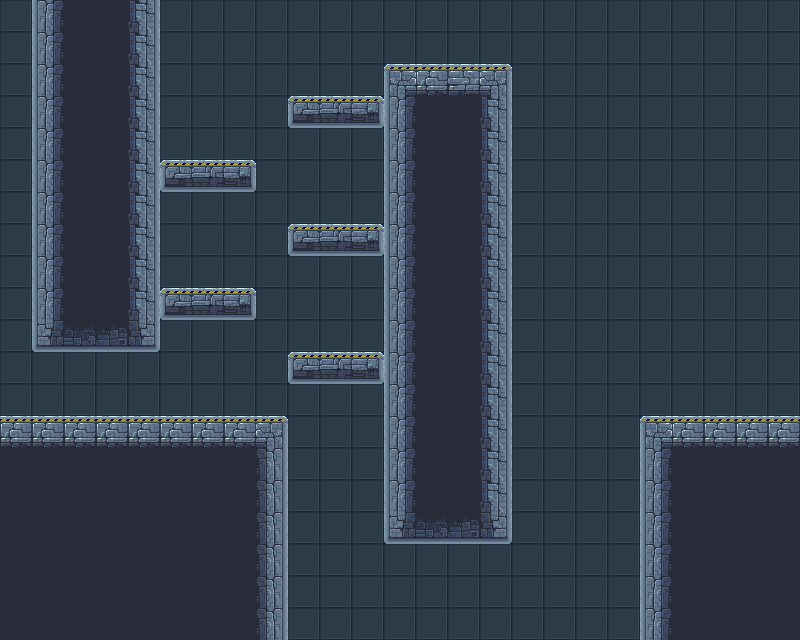

This game map was drawn from its Tiled (.tmx) file and the tilesets committed beside it. A one-line description and the full map source follow:
An orthogonal 25x20 tile map with 32x32 px tiles, 3 tile layers (Tile Layer 3, Tile Layer 2, Tile Layer 1).

<map version="1.10" tiledversion="1.11.0" orientation="orthogonal" renderorder="right-down" width="25" height="20" tilewidth="32" tileheight="32" infinite="0" nextlayerid="4" nextobjectid="1">
 <tileset firstgid="1" name="terrain" tilewidth="32" tileheight="32" tilecount="81" columns="9">
  <image source="Tilesets/level_tileset.png" width="300" height="300" />
 </tileset>
 <layer id="3" name="Tile Layer 3" width="25" height="20">
  <data encoding="csv">
36,36,11,11,36,36,36,36,36,36,36,36,36,36,36,36,36,36,36,36,36,36,36,36,36,
36,36,11,11,36,36,36,36,36,36,36,36,36,36,36,36,36,36,36,36,36,36,36,36,36,
36,36,11,11,36,36,36,36,36,36,36,36,36,11,11,36,36,36,36,36,36,36,36,36,36,
36,36,11,11,36,36,36,36,36,36,36,36,36,11,11,36,36,36,36,36,36,36,36,36,36,
36,36,11,11,36,36,36,36,36,36,36,36,36,11,11,36,36,36,36,36,36,36,36,36,36,
36,36,11,11,36,36,36,36,36,36,36,36,36,11,11,36,36,36,36,36,36,36,36,36,36,
36,36,11,11,36,36,36,36,36,36,36,36,36,11,11,36,36,36,36,36,36,36,36,36,36,
36,36,11,11,36,36,36,36,36,36,36,36,36,11,11,36,36,36,36,36,36,36,36,36,36,
36,36,11,11,36,36,36,36,36,36,36,36,36,11,11,36,36,36,36,36,36,36,36,36,36,
36,36,11,11,36,36,36,36,36,36,36,36,36,11,11,36,36,36,36,36,36,36,36,36,36,
36,36,36,36,36,36,36,36,36,36,36,36,36,11,11,36,36,36,36,36,36,36,36,36,36,
36,36,36,36,36,36,36,36,36,36,36,36,36,11,11,36,36,36,36,36,36,36,36,36,36,
36,36,36,36,36,36,36,36,36,36,36,36,36,11,11,36,36,36,36,36,36,36,36,36,36,
36,36,36,36,36,36,36,36,36,36,36,36,36,11,11,36,36,36,36,36,36,36,36,36,36,
11,11,11,11,11,11,11,11,11,36,36,36,36,11,11,36,36,36,36,36,11,11,11,11,11,
11,11,11,11,11,11,11,11,11,36,36,36,36,11,11,36,36,36,36,36,11,11,11,11,11,
11,11,11,11,11,11,11,11,11,36,36,36,36,36,36,36,36,36,36,36,11,11,11,11,11,
11,11,11,11,11,11,11,11,11,36,36,36,36,36,36,36,36,36,36,36,11,11,11,11,11,
11,11,11,11,11,11,11,11,11,36,36,36,36,36,36,36,36,36,36,36,11,11,11,11,11,
11,11,11,11,11,11,11,11,11,36,36,36,36,36,36,36,36,36,36,36,11,11,11,11,11
</data>
 </layer>
 <layer id="2" name="Tile Layer 2" width="25" height="20">
  <data encoding="csv">
0,0,0,0,0,0,0,0,0,0,0,0,0,0,0,0,0,0,0,0,0,0,0,0,0,
0,0,0,0,0,0,0,0,0,0,0,0,0,0,0,0,0,0,0,0,0,0,0,0,0,
0,0,0,0,0,0,0,0,0,0,0,0,0,0,0,0,0,0,0,0,0,0,0,0,0,
0,0,0,0,0,0,0,0,0,0,0,0,0,0,0,0,0,0,0,0,0,0,0,0,0,
0,0,0,0,0,0,0,0,0,0,0,0,0,0,0,0,0,0,0,0,0,0,0,0,0,
0,0,0,0,0,0,0,0,0,0,0,0,0,0,0,0,0,0,0,0,0,0,0,0,0,
0,0,0,0,0,0,0,0,0,0,0,0,0,0,0,0,0,0,0,0,0,0,0,0,0,
0,0,0,0,0,0,0,0,0,0,0,0,0,0,0,0,0,0,0,0,0,0,0,0,0,
0,0,0,0,0,0,0,0,0,0,0,0,0,0,0,0,0,0,0,0,0,0,0,0,0,
0,0,0,0,0,0,0,0,0,0,0,0,0,0,0,0,0,0,0,0,0,0,0,0,0,
0,0,0,0,0,0,0,0,0,0,0,0,0,0,0,0,0,0,0,0,0,0,0,0,0,
0,0,0,0,0,0,0,0,0,0,0,0,0,0,0,0,0,0,0,0,0,0,0,0,0,
0,0,0,0,0,0,0,0,0,0,0,0,0,0,0,0,0,0,0,0,0,0,0,0,0,
0,0,0,0,0,0,0,0,0,0,0,0,0,0,0,0,0,0,0,0,0,0,0,0,0,
0,0,0,0,0,0,0,0,0,0,0,0,0,0,0,0,0,0,0,0,0,0,0,0,0,
0,0,0,0,0,0,0,0,0,0,0,0,0,0,0,0,0,0,0,0,0,0,0,0,0,
0,0,0,0,0,0,0,0,0,0,0,0,0,0,0,0,0,0,0,0,0,0,0,0,0,
0,0,0,0,0,0,0,0,0,0,0,0,0,0,0,0,0,0,0,0,0,0,0,0,0,
0,0,0,0,0,0,0,0,0,0,0,0,0,0,0,0,0,0,0,0,0,0,0,0,0,
0,0,0,0,0,0,0,0,0,0,0,0,0,0,0,0,0,0,0,0,0,0,0,0,0
</data>
 </layer>
 <layer id="1" name="Tile Layer 1" width="25" height="20">
  <data encoding="csv">
0,10,0,0,22,0,0,0,0,0,0,0,0,0,0,0,0,0,0,0,0,0,0,0,0,
0,10,0,0,22,0,0,0,0,0,0,0,0,0,0,0,0,0,0,0,0,0,0,0,0,
0,10,0,0,22,0,0,0,0,0,0,0,1,2,3,4,0,0,0,0,0,0,0,0,0,
0,10,0,0,22,0,0,0,0,6,7,8,10,0,0,22,0,0,0,0,0,0,0,0,0,
0,10,0,0,22,0,0,0,0,0,0,0,10,0,0,22,0,0,0,0,0,0,0,0,0,
0,10,0,0,22,6,7,8,0,0,0,0,10,0,0,22,0,0,0,0,0,0,0,0,0,
0,10,0,0,22,0,0,0,0,0,0,0,10,0,0,22,0,0,0,0,0,0,0,0,0,
0,10,0,0,22,0,0,0,0,6,7,8,10,0,0,22,0,0,0,0,0,0,0,0,0,
0,10,0,0,22,0,0,0,0,0,0,0,10,0,0,22,0,0,0,0,0,0,0,0,0,
0,10,0,0,22,6,7,8,0,0,0,0,10,0,0,22,0,0,0,0,0,0,0,0,0,
0,28,29,30,31,0,0,0,0,0,0,0,10,0,0,22,0,0,0,0,0,0,0,0,0,
0,0,0,0,0,0,0,0,0,6,7,8,10,0,0,22,0,0,0,0,0,0,0,0,0,
0,0,0,0,0,0,0,0,0,0,0,0,10,0,0,22,0,0,0,0,0,0,0,0,0,
2,2,2,2,2,2,2,2,4,0,0,0,10,0,0,22,0,0,0,0,1,2,2,2,2,
0,0,0,0,0,0,0,0,13,0,0,0,10,0,0,22,0,0,0,0,10,0,0,0,0,
0,0,0,0,0,0,0,0,13,0,0,0,10,0,0,22,0,0,0,0,10,0,0,0,0,
0,0,0,0,0,0,0,0,13,0,0,0,28,29,30,31,0,0,0,0,10,0,0,0,0,
0,0,0,0,0,0,0,0,13,0,0,0,0,0,0,0,0,0,0,0,10,0,0,0,0,
0,0,0,0,0,0,0,0,13,0,0,0,0,0,0,0,0,0,0,0,10,0,0,0,0,
0,0,0,0,0,0,0,0,13,0,0,0,0,0,0,0,0,0,0,0,10,0,0,0,0
</data>
 </layer>
</map>
